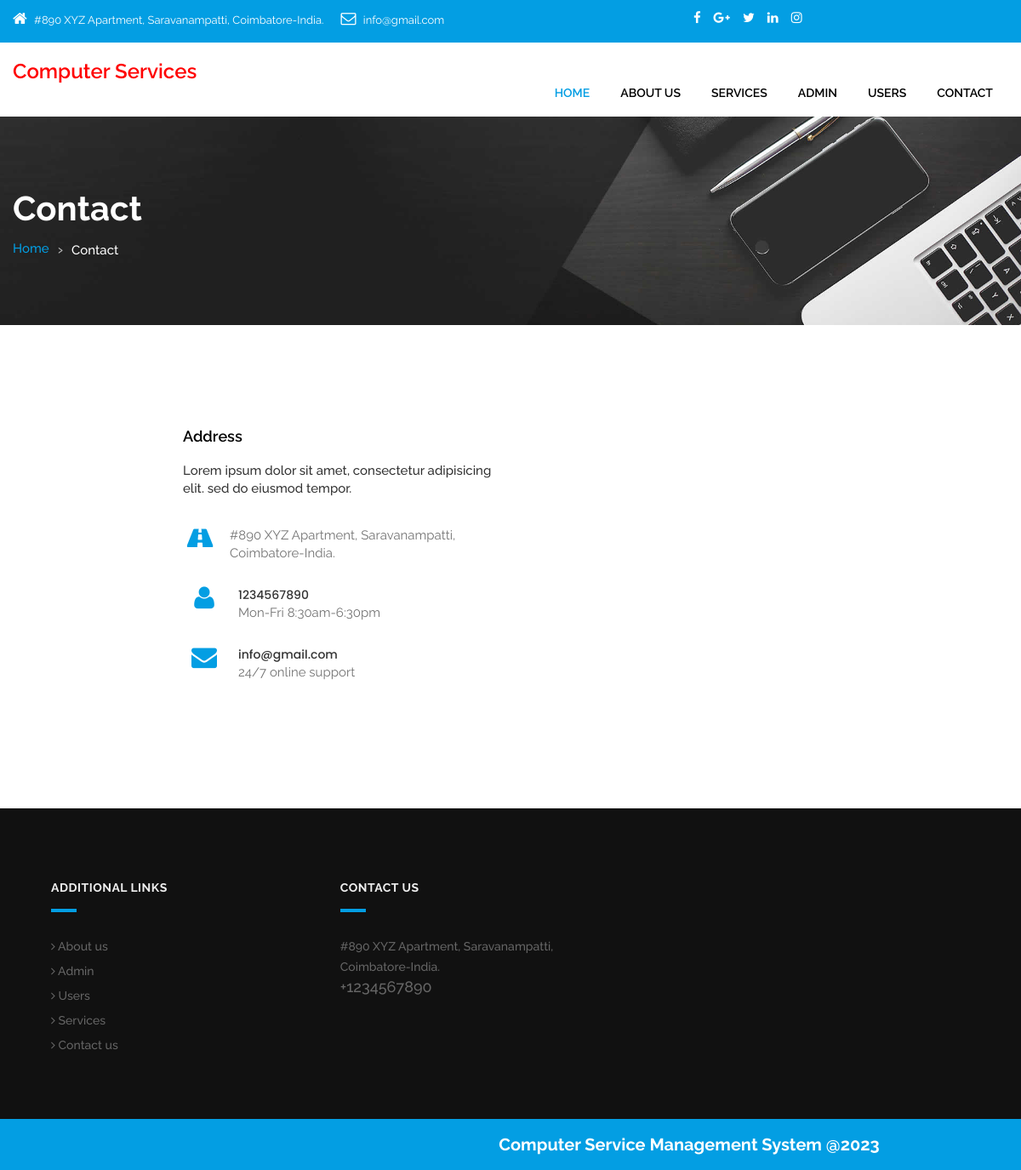
Page /comsms/contactus.php on the committed database.
### tables this page shows
CREATE TABLE `tblpage` (
  `ID` int(10) NOT NULL,
  `PageType` varchar(30) DEFAULT NULL,
  `PageTitle` varchar(30) DEFAULT NULL,
  `PageDescription` mediumtext DEFAULT NULL,
  `Email` varchar(30) DEFAULT NULL,
  `MobileNumber` bigint(10) DEFAULT NULL,
  `UpdationDate` timestamp NOT NULL DEFAULT current_timestamp() ON UPDATE current_timestamp()
);

### comsms/contactus.php (the view, shortened to what this page needs)
<?php
include('admin/includes/dbconnection.php');
?>
<!DOCTYPE html>
<html lang="en">
<head>
<link rel="stylesheet" href="css/bootstrap.min.css" />
<link rel="stylesheet" href="css/style.css" />
<link rel="stylesheet" href="css/responsive.css" />
<link rel="stylesheet" href="css/colors1.css" />
<link rel="stylesheet" href="css/custom.css" />
<link rel="stylesheet" href="css/animate.css" />
<link rel='stylesheet' href='css/hizoom.css'>
</head>
<body id="default_theme" class="contact_us">
<?php include_once('includes/header.php');?>
<div id="inner_banner" class="section inner_banner_section">
  <div class="container">
    <div class="row">
      <div class="col-md-12">
        <div class="full">
          <div class="title-holder">
            <div class="title-holder-cell text-left">
              <h1 class="page-title">Contact</h1>
              <ol class="breadcrumb">
                <li><a href="index.php">Home</a></li>
                <li class="active">Contact</li>
              </ol>
            </div>
          </div>
        </div>
      </div>
    </div>
  </div>
</div>
<div class="section padding_layout_1">
  <div class="container">
    <div class="row">
      <div class="col-xl-2 col-lg-2 col-md-12 col-sm-12 col-xs-12"></div>
      <div class="col-xl-8 col-lg-8 col-md-12 col-sm-12 col-xs-12">
        <div class="row">
          <div class="full">
            <div class="col-lg-6 col-md-6 col-sm-12 col-xs-12 adress_cont margin_bottom_30">
              <h4>Address</h4>
              <?php
$ret=mysqli_query($con,"select * from tblpage where PageType='contactus' ");
while ($row=mysqli_fetch_array($ret)) {
?>
              <p>Lorem ipsum dolor sit amet, consectetur adipisicing elit. sed do eiusmod tempor.</p>
              <div class="information_bottom left-side margin_bottom_20_all">
                <div class="icon_bottom"> <i class="fa fa-road" aria-hidden="true"></i> </div>
                <div class="info_cont">
                  <p><?php  echo $row['PageDescription'];?></p>
                </div>
              </div>
              <div class="information_bottom left-side margin_bottom_20_all">
                <div class="icon_bottom"> <i class="fa fa-user" aria-hidden="true"></i> </div>
                <div class="info_cont">
                  <h4><?php  echo $row['MobileNumber'];?></h4>
                  <p>Mon-Fri 8:30am-6:30pm</p>
                </div>
              </div>
              <div class="information_bottom left-side">
                <div class="icon_bottom"> <i class="fa fa-envelope" aria-hidden="true"></i> </div>
                <div class="info_cont">
                  <h4><?php  echo $row['Email'];?></h4>
                  <p>24/7 online support</p>
                </div>
              </div><?php } ?>
            </div>
          </div>
        </div>
      </div>
    </div>
  </div>
</div>
<?php include_once('includes/footer.php');?>
</body>
</html>

### comsms/includes/header.php
<header id="default_header" class="header_style_1">
  <div class="header_top">
    <div class="container">
      <div class="row">
        <div class="col-md-8">
          <div class="full">
            <div class="topbar-left">
              <ul class="list-inline">
                <?php
 $query=mysqli_query($con,"select * from  tblpage where PageType='contactus'");
 while ($row=mysqli_fetch_array($query)) {
 ?>
                <li> <span class="topbar-label"><i class="fa  fa-home"></i></span> <span class="topbar-hightlight"><?php  echo $row['PageDescription'];?></span> </li>
                <li> <span class="topbar-label"><i class="fa fa-envelope-o"></i></span> <span class="topbar-hightlight"><?php  echo $row['Email'];?></span> </li><?php } ?>
              </ul>
            </div>
          </div>
        </div>
        <div class="col-md-4 right_section_header_top">
          <div class="float-left">
            <div class="social_icon">
              <ul class="list-inline">
                <li><a class="fa fa-facebook" href="https://www.facebook.com/" title="Facebook" target="_blank"></a></li>
                <li><a class="fa fa-google-plus" href="https://plus.google.com/" title="Google+" target="_blank"></a></li>
                <li><a class="fa fa-twitter" href="https://twitter.com" title="Twitter" target="_blank"></a></li>
                <li><a class="fa fa-linkedin" href="https://www.linkedin.com" title="LinkedIn" target="_blank"></a></li>
                <li><a class="fa fa-instagram" href="https://www.instagram.com" title="Instagram" target="_blank"></a></li>
              </ul>
            </div>
          </div>
        </div>
      </div>
    </div>
  </div>
  <div class="header_bottom">
    <div class="container">
      <div class="row">
        <div class="col-lg-3 col-md-12 col-sm-12 col-xs-12">
          <div class="logo"> <h3 style="color: red">Computer Services</h3> </div>
        </div>
        <div class="col-lg-9 col-md-12 col-sm-12 col-xs-12">
          <div class="menu_side">
            <div id="navbar_menu">
              <ul class="first-ul">
                <li> <a class="active" href="index.php">Home</a>
                </li>
                <li><a href="about-us.php">About Us</a></li>
                <li> <a href="services.php">Services</a>
                </li>
                <li> <a href="admin/login.php">Admin</a>
                </li>
                <li> <a href="user/login.php">Users</a>
                </li>
                <li> <a href="contactus.php">Contact</a>
                </li>
              </ul>
            </div>
          </div>
        </div>
      </div>
    </div>
  </div>
</header>

### comsms/includes/footer.php (shortened to what this page needs)
<footer class="footer_style_2">
  <div class="container-fuild">
    <div class="row">
      <div class="footer_blog">
        <div class="row">
          <div class="col-md-6">
            <div class="main-heading left_text">
              <h2>Additional links</h2>
            </div>
            <ul class="footer-menu">
              <li><a href="about-us.php"><i class="fa fa-angle-right"></i> About us</a></li>
              <li><a href="admin/login.php"><i class="fa fa-angle-right"></i> Admin</a></li>
              <li><a href="user/login.php"><i class="fa fa-angle-right"></i> Users</a></li>
              <li><a href="services.php"><i class="fa fa-angle-right"></i> Services</a></li>
              <li><a href="contactus.php"><i class="fa fa-angle-right"></i> Contact us</a></li>
            </ul>
          </div>
          <div class="col-md-6">
            <div class="main-heading left_text">
              <h2>Contact us</h2>
            </div>
             <?php
$ret=mysqli_query($con,"select * from tblpage where PageType='contactus' ");
while ($row=mysqli_fetch_array($ret)) {
?>
            <p><?php  echo $row['PageDescription'];?><br>
              <span style="font-size:18px;">+<?php  echo $row['MobileNumber'];?></span>
              </p><?php } ?>
          </div>
        </div>
      </div>
      <div class="cprt">
        <strong style="font-size: 20px;color: white">Computer Service Management System @2023</strong>
      </div>
    </div>
  </div>
</footer>

### comsms/css/colors1.css (style rules this page uses)
.header_top, #navbar_menu ul ul li a:hover, #navbar_menu ul ul li a:focus, .full_slider_inner, .bg_load, .theme_color_bg, .price_table_active .price_head, a.btn.dark_gray_bt:hover, a.btn.dark_gray_bt:focus, .carousel-indicators .active, .social_icon_style_2 ul li a:hover, .social_icon_style_2 ul li a:focus, .progress-bar, .tags a:hover, .tags a:focus, .testimonial_slider .carousel-control:hover, .testimonial_slider .carousel-control:focus, .pagination>.active>a, .pagination>.active>a:focus, .pagination>.active>a:hover, .pagination>.active>span, .pagination>.active>span:focus, .pagination>.active>span:hover, .icon_feature { background: #039ee3; background-size: 100% 100%; border: none; }
#navbar_menu > ul > li a.active, #navbar_menu > ul > li:hover > a, #navbar_menu > ul > li:focus > a, footer p a:hover,footer p a:focus, .footer-menu li a:hover, .footer-menu li a:focus, footer ul.social_icons li a:hover, footer ul.social_icons li a:focus, .breadcrumb li a { color: #039ee3; }
footer h2::after, .footer_mail-section .field button.button_custom, .cprt,.contact_us_section { background: #039ee3; }

### rows in the picture
tblpage: PageDescription "#890 XYZ Apartment, Saravanampatti, Coimbatore-India.", Email "info@gmail.com", MobileNumber "1234567890"
